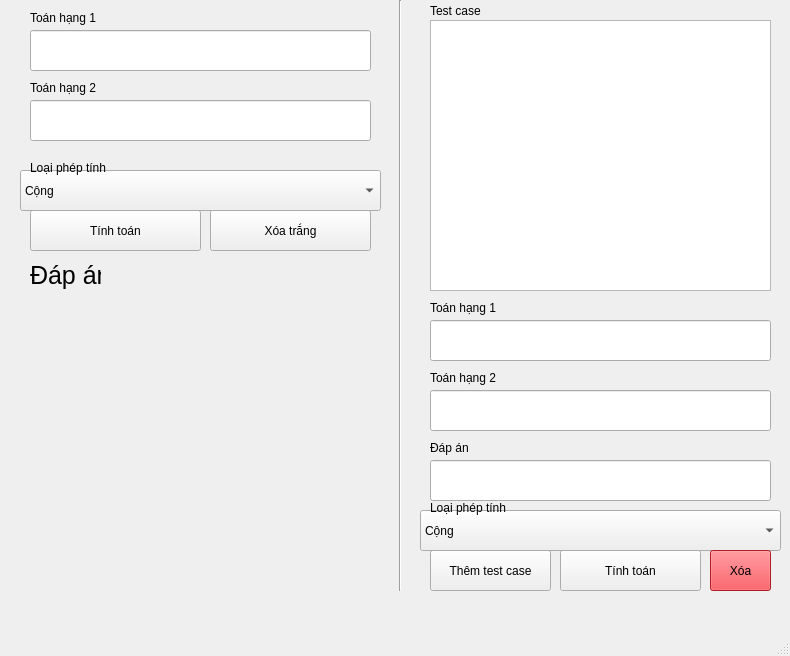
<?xml version="1.0" encoding="UTF-8"?>
<ui version="4.0">
 <class>MainWindow</class>
 <widget class="QMainWindow" name="MainWindow">
  <property name="geometry">
   <rect>
    <x>0</x>
    <y>0</y>
    <width>790</width>
    <height>656</height>
   </rect>
  </property>
  <property name="windowTitle">
   <string>MainWindow</string>
  </property>
  <widget class="QWidget" name="centralwidget">
   <widget class="QPushButton" name="pushButton">
    <property name="geometry">
     <rect>
      <x>30</x>
      <y>210</y>
      <width>171</width>
      <height>41</height>
     </rect>
    </property>
    <property name="text">
     <string>Tính toán</string>
    </property>
   </widget>
   <widget class="QLineEdit" name="lineEdit">
    <property name="geometry">
     <rect>
      <x>30</x>
      <y>30</y>
      <width>341</width>
      <height>41</height>
     </rect>
    </property>
   </widget>
   <widget class="QLineEdit" name="lineEdit_2">
    <property name="geometry">
     <rect>
      <x>30</x>
      <y>100</y>
      <width>341</width>
      <height>41</height>
     </rect>
    </property>
   </widget>
   <widget class="QLabel" name="label">
    <property name="geometry">
     <rect>
      <x>30</x>
      <y>10</y>
      <width>71</width>
      <height>16</height>
     </rect>
    </property>
    <property name="text">
     <string>Toán hạng 1</string>
    </property>
   </widget>
   <widget class="QLabel" name="label_2">
    <property name="geometry">
     <rect>
      <x>30</x>
      <y>80</y>
      <width>81</width>
      <height>16</height>
     </rect>
    </property>
    <property name="text">
     <string>Toán hạng 2</string>
    </property>
   </widget>
   <widget class="QComboBox" name="comboBox">
    <property name="geometry">
     <rect>
      <x>20</x>
      <y>170</y>
      <width>361</width>
      <height>41</height>
     </rect>
    </property>
    <item>
     <property name="text">
      <string>Cộng</string>
     </property>
    </item>
    <item>
     <property name="text">
      <string>Trừ</string>
     </property>
    </item>
    <item>
     <property name="text">
      <string>Nhân</string>
     </property>
    </item>
    <item>
     <property name="text">
      <string>Chia</string>
     </property>
    </item>
   </widget>
   <widget class="QLabel" name="label_3">
    <property name="geometry">
     <rect>
      <x>30</x>
      <y>160</y>
      <width>91</width>
      <height>16</height>
     </rect>
    </property>
    <property name="text">
     <string>Loại phép tính</string>
    </property>
   </widget>
   <widget class="QLabel" name="label_4">
    <property name="geometry">
     <rect>
      <x>30</x>
      <y>260</y>
      <width>71</width>
      <height>31</height>
     </rect>
    </property>
    <property name="font">
     <font>
      <pointsize>19</pointsize>
     </font>
    </property>
    <property name="text">
     <string>Đáp án:</string>
    </property>
   </widget>
   <widget class="QLabel" name="label_5">
    <property name="geometry">
     <rect>
      <x>110</x>
      <y>260</y>
      <width>261</width>
      <height>21</height>
     </rect>
    </property>
    <property name="font">
     <font>
      <family>Arial</family>
      <pointsize>14</pointsize>
      <italic>true</italic>
      <bold>true</bold>
      <underline>true</underline>
     </font>
    </property>
    <property name="text">
     <string/>
    </property>
   </widget>
   <widget class="QPushButton" name="pushButton_2">
    <property name="geometry">
     <rect>
      <x>210</x>
      <y>210</y>
      <width>161</width>
      <height>41</height>
     </rect>
    </property>
    <property name="text">
     <string>Xóa trắng</string>
    </property>
   </widget>
   <widget class="QLabel" name="label_6">
    <property name="geometry">
     <rect>
      <x>430</x>
      <y>0</y>
      <width>81</width>
      <height>21</height>
     </rect>
    </property>
    <property name="text">
     <string>Test case</string>
    </property>
   </widget>
   <widget class="QLineEdit" name="lineEdit_3">
    <property name="geometry">
     <rect>
      <x>430</x>
      <y>320</y>
      <width>341</width>
      <height>41</height>
     </rect>
    </property>
    <property name="text">
     <string/>
    </property>
   </widget>
   <widget class="QLineEdit" name="lineEdit_4">
    <property name="geometry">
     <rect>
      <x>430</x>
      <y>390</y>
      <width>341</width>
      <height>41</height>
     </rect>
    </property>
    <property name="text">
     <string/>
    </property>
   </widget>
   <widget class="QPushButton" name="pushButton_3">
    <property name="geometry">
     <rect>
      <x>430</x>
      <y>550</y>
      <width>121</width>
      <height>41</height>
     </rect>
    </property>
    <property name="text">
     <string>Thêm test case</string>
    </property>
   </widget>
   <widget class="QComboBox" name="comboBox_2">
    <property name="geometry">
     <rect>
      <x>420</x>
      <y>510</y>
      <width>361</width>
      <height>41</height>
     </rect>
    </property>
    <item>
     <property name="text">
      <string>Cộng</string>
     </property>
    </item>
    <item>
     <property name="text">
      <string>Trừ</string>
     </property>
    </item>
    <item>
     <property name="text">
      <string>Nhân</string>
     </property>
    </item>
    <item>
     <property name="text">
      <string>Chia</string>
     </property>
    </item>
   </widget>
   <widget class="QLabel" name="label_7">
    <property name="geometry">
     <rect>
      <x>430</x>
      <y>500</y>
      <width>91</width>
      <height>16</height>
     </rect>
    </property>
    <property name="text">
     <string>Loại phép tính</string>
    </property>
   </widget>
   <widget class="QLabel" name="label_8">
    <property name="geometry">
     <rect>
      <x>430</x>
      <y>370</y>
      <width>81</width>
      <height>16</height>
     </rect>
    </property>
    <property name="text">
     <string>Toán hạng 2</string>
    </property>
   </widget>
   <widget class="QLabel" name="label_9">
    <property name="geometry">
     <rect>
      <x>430</x>
      <y>300</y>
      <width>71</width>
      <height>16</height>
     </rect>
    </property>
    <property name="text">
     <string>Toán hạng 1</string>
    </property>
   </widget>
   <widget class="QPushButton" name="pushButton_4">
    <property name="geometry">
     <rect>
      <x>560</x>
      <y>550</y>
      <width>141</width>
      <height>41</height>
     </rect>
    </property>
    <property name="text">
     <string>Tính toán</string>
    </property>
   </widget>
   <widget class="QListWidget" name="listWidget">
    <property name="geometry">
     <rect>
      <x>430</x>
      <y>20</y>
      <width>341</width>
      <height>271</height>
     </rect>
    </property>
   </widget>
   <widget class="QLineEdit" name="lineEdit_5">
    <property name="geometry">
     <rect>
      <x>430</x>
      <y>460</y>
      <width>341</width>
      <height>41</height>
     </rect>
    </property>
    <property name="text">
     <string/>
    </property>
   </widget>
   <widget class="QLabel" name="label_10">
    <property name="geometry">
     <rect>
      <x>430</x>
      <y>440</y>
      <width>81</width>
      <height>16</height>
     </rect>
    </property>
    <property name="text">
     <string>Đáp án</string>
    </property>
   </widget>
   <widget class="Line" name="line">
    <property name="geometry">
     <rect>
      <x>390</x>
      <y>0</y>
      <width>20</width>
      <height>591</height>
     </rect>
    </property>
    <property name="orientation">
     <enum>Qt::Vertical</enum>
    </property>
   </widget>
   <widget class="QPushButton" name="pushButton_5">
    <property name="geometry">
     <rect>
      <x>710</x>
      <y>550</y>
      <width>61</width>
      <height>41</height>
     </rect>
    </property>
    <property name="palette">
     <palette>
      <active>
       <colorrole role="WindowText">
        <brush brushstyle="SolidPattern">
         <color alpha="255">
          <red>0</red>
          <green>0</green>
          <blue>0</blue>
         </color>
        </brush>
       </colorrole>
       <colorrole role="Button">
        <brush brushstyle="SolidPattern">
         <color alpha="255">
          <red>243</red>
          <green>41</green>
          <blue>49</blue>
         </color>
        </brush>
       </colorrole>
       <colorrole role="Light">
        <brush brushstyle="SolidPattern">
         <color alpha="255">
          <red>255</red>
          <green>153</green>
          <blue>157</blue>
         </color>
        </brush>
       </colorrole>
       <colorrole role="Midlight">
        <brush brushstyle="SolidPattern">
         <color alpha="255">
          <red>249</red>
          <green>97</green>
          <blue>103</blue>
         </color>
        </brush>
       </colorrole>
       <colorrole role="Dark">
        <brush brushstyle="SolidPattern">
         <color alpha="255">
          <red>122</red>
          <green>21</green>
          <blue>24</blue>
         </color>
        </brush>
       </colorrole>
       <colorrole role="Mid">
        <brush brushstyle="SolidPattern">
         <color alpha="255">
          <red>162</red>
          <green>27</green>
          <blue>33</blue>
         </color>
        </brush>
       </colorrole>
       <colorrole role="Text">
        <brush brushstyle="SolidPattern">
         <color alpha="255">
          <red>0</red>
          <green>0</green>
          <blue>0</blue>
         </color>
        </brush>
       </colorrole>
       <colorrole role="BrightText">
        <brush brushstyle="SolidPattern">
         <color alpha="255">
          <red>255</red>
          <green>255</green>
          <blue>255</blue>
         </color>
        </brush>
       </colorrole>
       <colorrole role="ButtonText">
        <brush brushstyle="SolidPattern">
         <color alpha="255">
          <red>0</red>
          <green>0</green>
          <blue>0</blue>
         </color>
        </brush>
       </colorrole>
       <colorrole role="Base">
        <brush brushstyle="SolidPattern">
         <color alpha="255">
          <red>255</red>
          <green>255</green>
          <blue>255</blue>
         </color>
        </brush>
       </colorrole>
       <colorrole role="Window">
        <brush brushstyle="SolidPattern">
         <color alpha="255">
          <red>243</red>
          <green>41</green>
          <blue>49</blue>
         </color>
        </brush>
       </colorrole>
       <colorrole role="Shadow">
        <brush brushstyle="SolidPattern">
         <color alpha="255">
          <red>0</red>
          <green>0</green>
          <blue>0</blue>
         </color>
        </brush>
       </colorrole>
       <colorrole role="AlternateBase">
        <brush brushstyle="SolidPattern">
         <color alpha="255">
          <red>249</red>
          <green>148</green>
          <blue>152</blue>
         </color>
        </brush>
       </colorrole>
       <colorrole role="ToolTipBase">
        <brush brushstyle="SolidPattern">
         <color alpha="255">
          <red>255</red>
          <green>255</green>
          <blue>220</blue>
         </color>
        </brush>
       </colorrole>
       <colorrole role="ToolTipText">
        <brush brushstyle="SolidPattern">
         <color alpha="255">
          <red>0</red>
          <green>0</green>
          <blue>0</blue>
         </color>
        </brush>
       </colorrole>
       <colorrole role="PlaceholderText">
        <brush brushstyle="SolidPattern">
         <color alpha="127">
          <red>0</red>
          <green>0</green>
          <blue>0</blue>
         </color>
        </brush>
       </colorrole>
      </active>
      <inactive>
       <colorrole role="WindowText">
        <brush brushstyle="SolidPattern">
         <color alpha="255">
          <red>0</red>
          <green>0</green>
          <blue>0</blue>
         </color>
        </brush>
       </colorrole>
       <colorrole role="Button">
        <brush brushstyle="SolidPattern">
         <color alpha="255">
          <red>243</red>
          <green>41</green>
          <blue>49</blue>
         </color>
        </brush>
       </colorrole>
       <colorrole role="Light">
        <brush brushstyle="SolidPattern">
         <color alpha="255">
          <red>255</red>
          <green>153</green>
          <blue>157</blue>
         </color>
        </brush>
       </colorrole>
       <colorrole role="Midlight">
        <brush brushstyle="SolidPattern">
         <color alpha="255">
          <red>249</red>
          <green>97</green>
          <blue>103</blue>
         </color>
        </brush>
       </colorrole>
       <colorrole role="Dark">
        <brush brushstyle="SolidPattern">
         <color alpha="255">
          <red>122</red>
          <green>21</green>
          <blue>24</blue>
         </color>
        </brush>
       </colorrole>
       <colorrole role="Mid">
        <brush brushstyle="SolidPattern">
         <color alpha="255">
          <red>162</red>
          <green>27</green>
          <blue>33</blue>
         </color>
        </brush>
       </colorrole>
       <colorrole role="Text">
        <brush brushstyle="SolidPattern">
         <color alpha="255">
          <red>0</red>
          <green>0</green>
          <blue>0</blue>
         </color>
        </brush>
       </colorrole>
       <colorrole role="BrightText">
        <brush brushstyle="SolidPattern">
         <color alpha="255">
          <red>255</red>
          <green>255</green>
          <blue>255</blue>
         </color>
        </brush>
       </colorrole>
       <colorrole role="ButtonText">
        <brush brushstyle="SolidPattern">
         <color alpha="255">
          <red>0</red>
          <green>0</green>
          <blue>0</blue>
         </color>
        </brush>
       </colorrole>
       <colorrole role="Base">
        <brush brushstyle="SolidPattern">
         <color alpha="255">
          <red>255</red>
          <green>255</green>
          <blue>255</blue>
         </color>
        </brush>
       </colorrole>
       <colorrole role="Window">
        <brush brushstyle="SolidPattern">
         <color alpha="255">
          <red>243</red>
          <green>41</green>
          <blue>49</blue>
         </color>
        </brush>
       </colorrole>
       <colorrole role="Shadow">
        <brush brushstyle="SolidPattern">
         <color alpha="255">
          <red>0</red>
          <green>0</green>
          <blue>0</blue>
         </color>
        </brush>
       </colorrole>
       <colorrole role="AlternateBase">
        <brush brushstyle="SolidPattern">
         <color alpha="255">
          <red>249</red>
          <green>148</green>
          <blue>152</blue>
         </color>
        </brush>
       </colorrole>
       <colorrole role="ToolTipBase">
        <brush brushstyle="SolidPattern">
         <color alpha="255">
          <red>255</red>
          <green>255</green>
          <blue>220</blue>
         </color>
        </brush>
       </colorrole>
       <colorrole role="ToolTipText">
        <brush brushstyle="SolidPattern">
         <color alpha="255">
          <red>0</red>
          <green>0</green>
          <blue>0</blue>
         </color>
        </brush>
       </colorrole>
       <colorrole role="PlaceholderText">
        <brush brushstyle="SolidPattern">
         <color alpha="127">
          <red>0</red>
          <green>0</green>
          <blue>0</blue>
         </color>
        </brush>
       </colorrole>
      </inactive>
      <disabled>
       <colorrole role="WindowText">
        <brush brushstyle="SolidPattern">
         <color alpha="255">
          <red>122</red>
          <green>21</green>
          <blue>24</blue>
         </color>
        </brush>
       </colorrole>
       <colorrole role="Button">
        <brush brushstyle="SolidPattern">
         <color alpha="255">
          <red>243</red>
          <green>41</green>
          <blue>49</blue>
         </color>
        </brush>
       </colorrole>
       <colorrole role="Light">
        <brush brushstyle="SolidPattern">
         <color alpha="255">
          <red>255</red>
          <green>153</green>
          <blue>157</blue>
         </color>
        </brush>
       </colorrole>
       <colorrole role="Midlight">
        <brush brushstyle="SolidPattern">
         <color alpha="255">
          <red>249</red>
          <green>97</green>
          <blue>103</blue>
         </color>
        </brush>
       </colorrole>
       <colorrole role="Dark">
        <brush brushstyle="SolidPattern">
         <color alpha="255">
          <red>122</red>
          <green>21</green>
          <blue>24</blue>
         </color>
        </brush>
       </colorrole>
       <colorrole role="Mid">
        <brush brushstyle="SolidPattern">
         <color alpha="255">
          <red>162</red>
          <green>27</green>
          <blue>33</blue>
         </color>
        </brush>
       </colorrole>
       <colorrole role="Text">
        <brush brushstyle="SolidPattern">
         <color alpha="255">
          <red>122</red>
          <green>21</green>
          <blue>24</blue>
         </color>
        </brush>
       </colorrole>
       <colorrole role="BrightText">
        <brush brushstyle="SolidPattern">
         <color alpha="255">
          <red>255</red>
          <green>255</green>
          <blue>255</blue>
         </color>
        </brush>
       </colorrole>
       <colorrole role="ButtonText">
        <brush brushstyle="SolidPattern">
         <color alpha="255">
          <red>122</red>
          <green>21</green>
          <blue>24</blue>
         </color>
        </brush>
       </colorrole>
       <colorrole role="Base">
        <brush brushstyle="SolidPattern">
         <color alpha="255">
          <red>243</red>
          <green>41</green>
          <blue>49</blue>
         </color>
        </brush>
       </colorrole>
       <colorrole role="Window">
        <brush brushstyle="SolidPattern">
         <color alpha="255">
          <red>243</red>
          <green>41</green>
          <blue>49</blue>
         </color>
        </brush>
       </colorrole>
       <colorrole role="Shadow">
        <brush brushstyle="SolidPattern">
         <color alpha="255">
          <red>0</red>
          <green>0</green>
          <blue>0</blue>
         </color>
        </brush>
       </colorrole>
       <colorrole role="AlternateBase">
        <brush brushstyle="SolidPattern">
         <color alpha="255">
          <red>243</red>
          <green>41</green>
          <blue>49</blue>
         </color>
        </brush>
       </colorrole>
       <colorrole role="ToolTipBase">
        <brush brushstyle="SolidPattern">
         <color alpha="255">
          <red>255</red>
          <green>255</green>
          <blue>220</blue>
         </color>
        </brush>
       </colorrole>
       <colorrole role="ToolTipText">
        <brush brushstyle="SolidPattern">
         <color alpha="255">
          <red>0</red>
          <green>0</green>
          <blue>0</blue>
         </color>
        </brush>
       </colorrole>
       <colorrole role="PlaceholderText">
        <brush brushstyle="SolidPattern">
         <color alpha="127">
          <red>122</red>
          <green>21</green>
          <blue>24</blue>
         </color>
        </brush>
       </colorrole>
      </disabled>
     </palette>
    </property>
    <property name="text">
     <string>Xóa</string>
    </property>
   </widget>
  </widget>
  <widget class="QMenuBar" name="menubar">
   <property name="geometry">
    <rect>
     <x>0</x>
     <y>0</y>
     <width>790</width>
     <height>24</height>
    </rect>
   </property>
  </widget>
  <widget class="QStatusBar" name="statusbar"/>
 </widget>
 <resources/>
 <connections/>
</ui>
